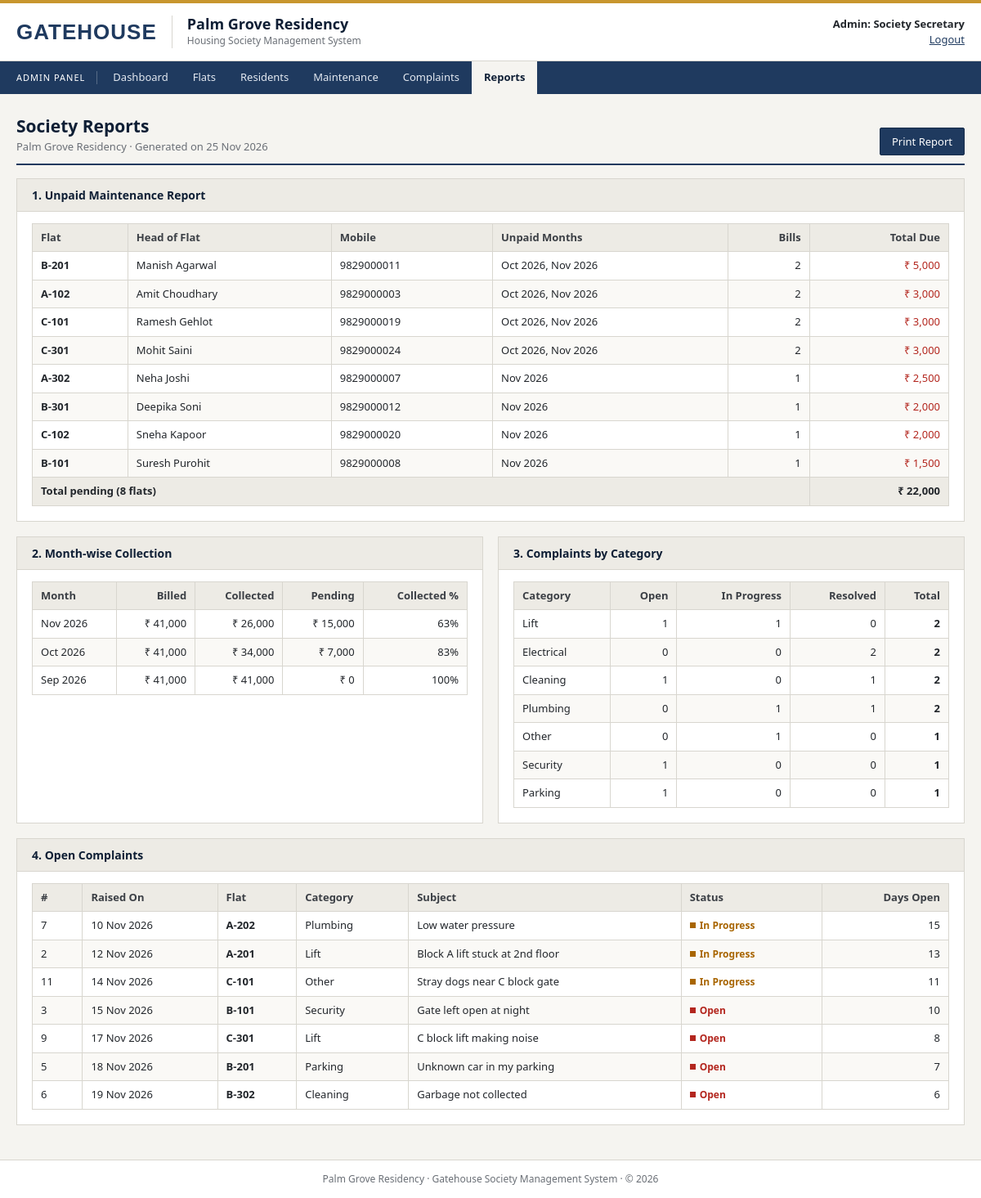
The page /admin/reports.php (signed in) on the database its author committed.
### tables this page shows
CREATE TABLE complaints (
    complaint_id   INT AUTO_INCREMENT PRIMARY KEY,
    flat_id        INT          NOT NULL,
    category       ENUM('Plumbing','Electrical','Lift','Security','Cleaning','Parking','Other') NOT NULL,
    subject        VARCHAR(150) NOT NULL,
    description    TEXT         NOT NULL,
    status         ENUM('Open','In Progress','Resolved') NOT NULL DEFAULT 'Open',
    admin_remarks  VARCHAR(255),
    created_at     TIMESTAMP DEFAULT CURRENT_TIMESTAMP,
    resolved_on    DATE NULL,
    FOREIGN KEY (flat_id) REFERENCES flats(flat_id) ON DELETE CASCADE
);

CREATE TABLE flats (
    flat_id     INT AUTO_INCREMENT PRIMARY KEY,
    flat_no     VARCHAR(10)  NOT NULL UNIQUE,    
    password    VARCHAR(255) NOT NULL,           
    block       VARCHAR(5)   NOT NULL,
    floor_no    INT          NOT NULL,
    flat_type   ENUM('1BHK','2BHK','3BHK') NOT NULL,
    area_sqft   INT          NOT NULL,
    status      ENUM('Occupied','Vacant') NOT NULL DEFAULT 'Vacant',
    created_at  TIMESTAMP DEFAULT CURRENT_TIMESTAMP
);

### admin/reports.php (the view, shortened to what this page needs)
<?php
require_once '../config/db.php';
$unpaid = $conn->query(
    "SELECT f.flat_no,
            (SELECT r.name FROM residents r WHERE r.flat_id = f.flat_id
               ORDER BY FIELD(r.resident_type, 'Owner', 'Tenant', 'Family Member') LIMIT 1) AS head,
            (SELECT r.mobile FROM residents r WHERE r.flat_id = f.flat_id
               ORDER BY FIELD(r.resident_type, 'Owner', 'Tenant', 'Family Member') LIMIT 1) AS mobile,
            GROUP_CONCAT(DATE_FORMAT(b.bill_month, '%b %Y') ORDER BY b.bill_month SEPARATOR ', ') AS months,
            COUNT(*) AS bill_count,
            SUM(b.amount) AS total_due
     FROM maintenance_bills b JOIN flats f ON f.flat_id = b.flat_id
     WHERE b.status = 'Unpaid'
     GROUP BY f.flat_id
     ORDER BY total_due DESC, f.flat_no")->fetch_all(MYSQLI_ASSOC);
$unpaidTotal = array_sum(array_column($unpaid, 'total_due'));
$monthly = $conn->query(
    "SELECT bill_month,
            SUM(amount) AS billed,
            SUM(CASE WHEN status = 'Paid' THEN amount ELSE 0 END) AS collected,
            SUM(CASE WHEN status = 'Unpaid' THEN amount ELSE 0 END) AS pending
     FROM maintenance_bills
     GROUP BY bill_month
     ORDER BY bill_month DESC");
$complaintSummary = $conn->query(
    "SELECT category,
            SUM(status = 'Open') AS open_count,
            SUM(status = 'In Progress') AS progress_count,
            SUM(status = 'Resolved') AS resolved_count,
            COUNT(*) AS total
     FROM complaints
     GROUP BY category
     ORDER BY total DESC")->fetch_all(MYSQLI_ASSOC);
$openList = $conn->query(
    "SELECT c.complaint_id, c.subject, c.category, c.status, c.created_at, f.flat_no,
            DATEDIFF(CURDATE(), DATE(c.created_at)) AS days_open
     FROM complaints c JOIN flats f ON f.flat_id = c.flat_id
     WHERE c.status <> 'Resolved'
     ORDER BY c.created_at");
include '../includes/header.php';
?>
<div class="page-head">
    <div><h1>Society Reports</h1><p><?= e(SOCIETY_NAME) ?> &middot; Generated on <?= date('d M Y') ?></p></div>
    <button class="btn no-print" onclick="window.print()">Print Report</button>
</div>
<div class="card">
    <h2>1. Unpaid Maintenance Report</h2>
    <div class="table-wrap">
        <table>
            <thead><tr><th>Flat</th><th>Head of Flat</th><th>Mobile</th><th>Unpaid Months</th><th class="num">Bills</th><th class="num">Total Due</th></tr></thead>
            <tbody>
            <?php foreach ($unpaid as $u): ?>
                <tr>
                    <td><b><?= e($u['flat_no']) ?></b></td>
                    <td><?= e($u['head'] ?: '-') ?></td>
                    <td><?= e($u['mobile'] ?: '-') ?></td>
                    <td><?= e($u['months']) ?></td>
                    <td class="num"><?= $u['bill_count'] ?></td>
                    <td class="num" style="color:var(--red)"><?= money($u['total_due']) ?></td>
                </tr>
            <?php endforeach; ?>
            </tbody>
            <?php if ($unpaid): ?>
            <tfoot><tr><td colspan="5">Total pending (<?= count($unpaid) ?> flats)</td><td class="num"><?= money($unpaidTotal) ?></td></tr></tfoot>
            <?php endif; ?>
        </table>
    </div>
</div>
<div class="grid-2">
    <div class="card">
        <h2>2. Month-wise Collection</h2>
        <div class="table-wrap">
            <table>
                <thead><tr><th>Month</th><th class="num">Billed</th><th class="num">Collected</th><th class="num">Pending</th><th class="num">Collected %</th></tr></thead>
                <tbody>
                <?php while ($m = $monthly->fetch_assoc()): ?>
                    <tr>
                        <td><?= fmt_month($m['bill_month']) ?></td>
                        <td class="num"><?= money($m['billed']) ?></td>
                        <td class="num"><?= money($m['collected']) ?></td>
                        <td class="num"><?= money($m['pending']) ?></td>
                        <td class="num"><?= $m['billed'] > 0 ? round($m['collected'] * 100 / $m['billed']) : 0 ?>%</td>
                    </tr>
                <?php endwhile; ?>
                </tbody>
            </table>
        </div>
    </div>
    <div class="card">
        <h2>3. Complaints by Category</h2>
        <div class="table-wrap">
            <table>
                <thead><tr><th>Category</th><th class="num">Open</th><th class="num">In Progress</th><th class="num">Resolved</th><th class="num">Total</th></tr></thead>
                <tbody>
                <?php foreach ($complaintSummary as $c): ?>
                    <tr>
                        <td><?= e($c['category']) ?></td>
                        <td class="num"><?= $c['open_count'] ?></td>
                        <td class="num"><?= $c['progress_count'] ?></td>
                        <td class="num"><?= $c['resolved_count'] ?></td>
                        <td class="num"><b><?= $c['total'] ?></b></td>
                    </tr>
                <?php endforeach; ?>
                </tbody>
            </table>
        </div>
    </div>
</div>
<div class="card">
    <h2>4. Open Complaints</h2>
    <div class="table-wrap">
        <table>
            <thead><tr><th>#</th><th>Raised On</th><th>Flat</th><th>Category</th><th>Subject</th><th>Status</th><th class="num">Days Open</th></tr></thead>
            <tbody>
            <?php while ($o = $openList->fetch_assoc()): ?>
                <tr>
                    <td><?= $o['complaint_id'] ?></td>
                    <td><?= fmt_date($o['created_at']) ?></td>
                    <td><b><?= e($o['flat_no']) ?></b></td>
                    <td><?= e($o['category']) ?></td>
                    <td><?= e($o['subject']) ?></td>
                    <td><?= badge($o['status']) ?></td>
                    <td class="num"><?= $o['days_open'] ?></td>
                </tr>
            <?php endwhile; ?>
            </tbody>
        </table>
    </div>
</div>
<?php include '../includes/footer.php'; ?>

### includes/functions.php (shortened to what this page needs)
<?php
function e($value)
{
    return htmlspecialchars((string)$value, ENT_QUOTES, 'UTF-8');
}
function badge($status)
{
    $cls = strtolower(str_replace(' ', '-', $status));
    return '<span class="badge badge-' . e($cls) . '">' . e($status) . '</span>';
}
function fmt_date($date)
{
    return $date ? date('d M Y', strtotime($date)) : '-';
}
function fmt_month($date)
{
    return $date ? date('M Y', strtotime($date)) : '-';
}
function money($amount)
{
    return '&#8377; ' . number_format((float)$amount, 0);
}

### assets/css/style.css (style rules this page uses)
:root { --brand: #1f3a5f; --brand-dark: #172c49; --brand-deep: #0f1f35; --brand-light: #e9eef5; --accent: #c8962e; --paper: #f5f4f0; --white: #ffffff; --ink: #22262b; --muted: #6a6f76; --line: #d8d6cf; --head: #edebe5; --green: #2e7d32; --red: #b3261e; --amber: #a86500; }
* { box-sizing: border-box; margin: 0; padding: 0; }
body { font-family: Tahoma, Verdana, "Segoe UI", Arial, sans-serif; background: var(--paper); color: var(--ink); font-size: 14px; line-height: 1.5; min-height: 100vh; display: flex; flex-direction: column; }
h1, h2, .site-name { font-weight: bold; }
.page-head { display: flex; justify-content: space-between; align-items: flex-end; gap: 12px; margin-bottom: 16px; padding-bottom: 10px; border-bottom: 2px solid var(--brand); flex-wrap: wrap; }
.page-head h1 { font-size: 21px; color: var(--brand-deep); }
.page-head p { color: var(--muted); font-size: 13px; }
.card { background: var(--white); border: 1px solid var(--line); padding: 18px; margin-bottom: 18px; }
.card h2 { font-size: 14px; color: var(--brand-deep); margin: -18px -18px 14px; padding: 9px 18px; background: var(--head); border-bottom: 1px solid var(--line); }
.grid-2 { display: grid; grid-template-columns: repeat(2, 1fr); gap: 18px; }
.grid-2 > * { min-width: 0; }
.btn { display: inline-block; padding: 7px 14px; border: 1px solid var(--brand-dark); border-radius: 2px; font-size: 13px; cursor: pointer; background: var(--brand); color: #fff; font-family: inherit; text-decoration: none; }
.table-wrap { overflow-x: auto; }
table { width: 100%; border-collapse: collapse; font-size: 13px; }
th, td { padding: 7px 10px; text-align: left; border: 1px solid var(--line); white-space: nowrap; vertical-align: top; }
th { background: var(--head); color: #3b3f45; }
td.num, th.num { text-align: right; }
tbody tr:nth-child(even) td { background: #faf9f6; }
tfoot td { font-weight: bold; background: var(--head); }
.badge { font-size: 12px; font-weight: bold; white-space: nowrap; }
.badge::before { content: ""; display: inline-block; width: 7px; height: 7px; margin-right: 5px; vertical-align: 1px; background: currentColor; }
.badge-unpaid, .badge-open { color: var(--red); }
.badge-in-progress { color: var(--amber); }

### rows shown on the page
complaints: complaint_id "7", created_at "10 Nov 2026", flat.flat_no "A-202", category "Plumbing", subject "Low water pressure", status "In Progress", days_open "15"
complaints: complaint_id "2", created_at "12 Nov 2026", flat.flat_no "A-201", category "Lift", subject "Block A lift stuck at 2nd floor", status "In Progress", days_open "13"
complaints: complaint_id "11", created_at "14 Nov 2026", flat.flat_no "C-101", category "Other", subject "Stray dogs near C block gate", status "In Progress", days_open "11"
complaints: complaint_id "3", created_at "15 Nov 2026", flat.flat_no "B-101", category "Security", subject "Gate left open at night", status "Open", days_open "10"
complaints: complaint_id "9", created_at "17 Nov 2026", flat.flat_no "C-301", category "Lift", subject "C block lift making noise", status "Open", days_open "8"
complaints: complaint_id "5", created_at "18 Nov 2026", flat.flat_no "B-201", category "Parking", subject "Unknown car in my parking", status "Open", days_open "7"
complaints: complaint_id "6", created_at "19 Nov 2026", flat.flat_no "B-302", category "Cleaning", subject "Garbage not collected", status "Open", days_open "6"

### other values the page prints
APP_NAME "GATEHOUSE"
SOCIETY_NAME "Palm Grove Residency"
$who "Admin: Society Secretary"
$label "Dashboard"
$label "Flats"
$label "Residents"
$label "Maintenance"
$label "Complaints"
$label "Reports"
$u['flat_no'] "B-201"
$u['head'] ?: '-' "Manish Agarwal"
$u['mobile'] ?: '-' "9829000011"
$u['months'] "Oct 2026, Nov 2026"
$u['bill_count'] "2"
money($u['total_due']) "₹ 5,000"
